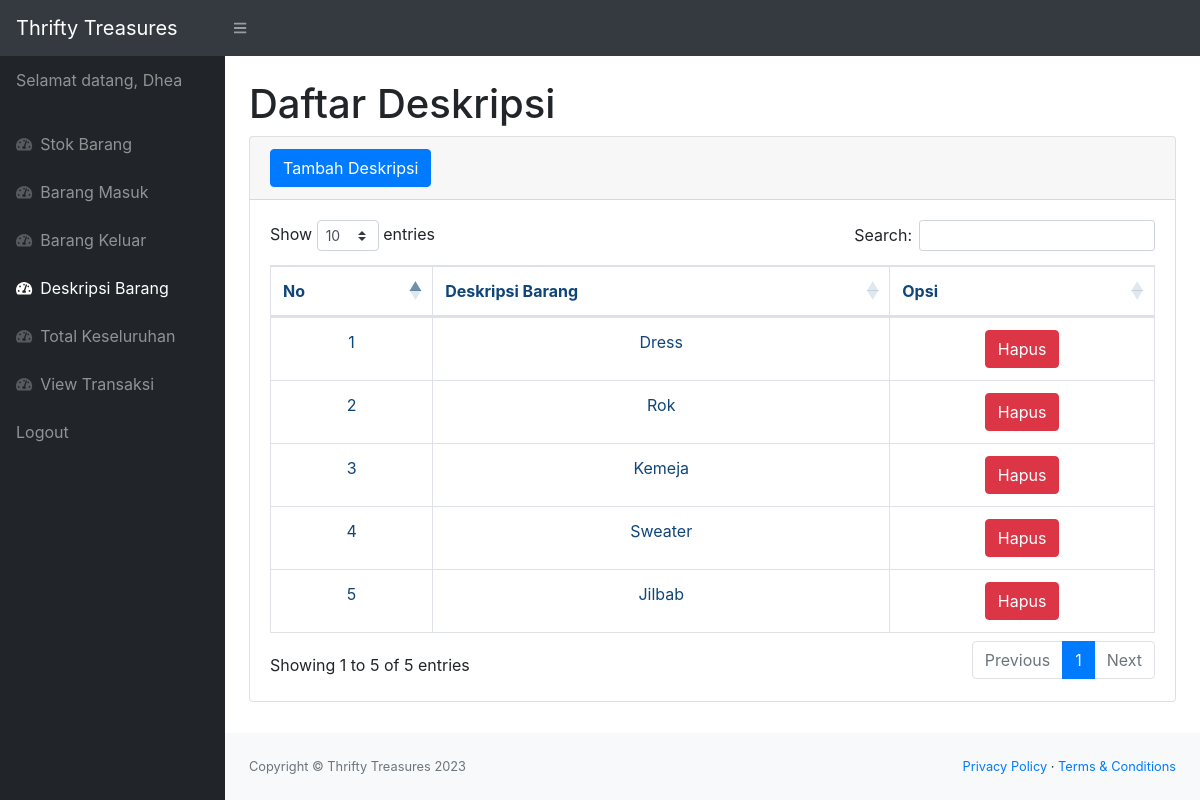
The app's page /deskripsi.php (signed in) with its own data.
### tables this page shows
CREATE TABLE `deskripsi` (
  `id` int(11) NOT NULL,
  `deskripsi` varchar(30) NOT NULL
);

### deskripsi.php (the view, shortened to what this page needs)
<?php
    require 'function.php';
    $pekerja = $_SESSION['nama_pekerja'];
?>
<!DOCTYPE html>
<html lang="en">
    <head>
        <link href="css/styles.css" rel="stylesheet" />
        <link href="https://cdn.datatables.net/1.10.20/css/dataTables.bootstrap4.min.css" rel="stylesheet" />
    </head>
    <body class="sb-nav-fixed">
        <nav class="sb-topnav navbar navbar-expand navbar-dark bg-dark">
            <a class="navbar-brand" href="index.php">Thrifty Treasures</a>
            <button class="btn btn-link btn-sm order-1 order-lg-0" id="sidebarToggle" href="#"><i class="fas fa-bars"></i></button>
        </nav>
        <div id="layoutSidenav">
            <div id="layoutSidenav_nav">
                <nav class="sb-sidenav accordion sb-sidenav-dark" id="sidenavAccordion">
                    <div class="sb-sidenav-menu">
                        <div class="nav">
                            <p class="nav-link">
                                Selamat datang, <?php echo $pekerja; ?>
                            </p>
                            <a class="nav-link" href="index.php">
                                <div class="sb-nav-link-icon"><i class="fas fa-tachometer-alt"></i></div>
                                Stok Barang
                            </a>
                            <a class="nav-link" href="masuk.php">
                                <div class="sb-nav-link-icon"><i class="fas fa-tachometer-alt"></i></div>
                                Barang Masuk
                            </a>
                            <a class="nav-link" href="keluar.php">
                                <div class="sb-nav-link-icon"><i class="fas fa-tachometer-alt"></i></div>
                                Barang Keluar
                            </a>
                            <a class="nav-link" href="deskripsi.php">
                                <div class="sb-nav-link-icon"><i class="fas fa-tachometer-alt"></i></div>
                                Deskripsi Barang
                            </a>
                            <a class="nav-link" href="Total_Stok.php">
                                <div class="sb-nav-link-icon"><i class="fas fa-tachometer-alt"></i></div>
                                Total Keseluruhan
                            </a>
                            <a class="nav-link" href="view_transaksi.php">
                                <div class="sb-nav-link-icon"><i class="fas fa-tachometer-alt"></i></div>
                                View Transaksi
                            </a>
                            <a class="nav-link" href="logout.php">
                                Logout
                            </a>
                        </div>
                    </div>
                </nav>
            </div>
            <div id="layoutSidenav_content">
                <main>
                    <div class="container-fluid">
                        <h1 class="mt-4">Daftar Deskripsi</h1>
                        <div class="card mb-4">
                            <div class="card-header">
                                <button type="button" class="btn btn-primary" data-toggle="modal" data-target="#myModal">
                                    Tambah Deskripsi
                                </button>
                            </div>
                            <div class="card-body">
                                <div class="table-responsive">
                                    <table class="table table-bordered" id="dataTable" width="100%" cellspacing="0">
                                        <thead>
                                            <tr align = "center">
                                                <th>No</th>
                                                <th>Deskripsi Barang</th>
                                                <th>Opsi</th>
                                            </tr>
                                        </thead>
                                        <tbody>
                                            <?php
                                                $listdesc = mysqli_query($koneksi, "select * from deskripsi");
                                                $i = 1;
                                                while($data = mysqli_fetch_array($listdesc)){
                                                    $idd = $data['id'];
                                                    $deskripsi = $data['deskripsi'];
                                            ?>
                                            <tr align = "center">
                                                <td><?=$i++;?></td>
                                                <td><?=$deskripsi;?></td>
                                                <td>
                                                    <button type="button" class="btn btn-danger" data-toggle="modal" data-target="#delete<?=$idd;?>">
                                                        Hapus
                                                    </button>
                                                </td>
                                            </tr>
                                            <?php
                                                };
                                            ?>
                                        </tbody>
                                    </table>
                                </div>
                            </div>
                        </div>
                    </div>
                </main>
                <footer class="py-4 bg-light mt-auto">
                    <div class="container-fluid">
                        <div class="d-flex align-items-center justify-content-between small">
                            <div class="text-muted">Copyright &copy; Thrifty Treasures 2023</div>
                            <div>
                                <a href="#">Privacy Policy</a>
                                &middot;
                                <a href="#">Terms &amp; Conditions</a>
                            </div>
                        </div>
                    </div>
                </footer>
            </div>
        </div>
    </body>
</html>

### records on screen
deskripsi: deskripsi "Dress"
deskripsi: deskripsi "Rok"
deskripsi: deskripsi "Kemeja"
deskripsi: deskripsi "Sweater"
deskripsi: deskripsi "Jilbab"

### other values on screen
$pekerja "Dhea"
